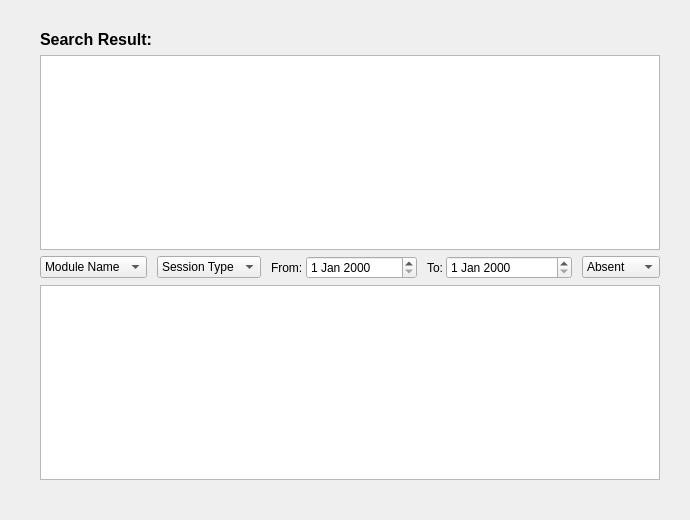
<?xml version="1.0" encoding="UTF-8"?>
<ui version="4.0">
 <class>Frame</class>
 <widget class="QFrame" name="Frame">
  <property name="geometry">
   <rect>
    <x>0</x>
    <y>0</y>
    <width>690</width>
    <height>520</height>
   </rect>
  </property>
  <property name="windowTitle">
   <string>Frame</string>
  </property>
  <layout class="QGridLayout" name="gridLayout" rowminimumheight="0,0,0,0">
   <property name="leftMargin">
    <number>40</number>
   </property>
   <property name="topMargin">
    <number>30</number>
   </property>
   <property name="rightMargin">
    <number>30</number>
   </property>
   <property name="bottomMargin">
    <number>40</number>
   </property>
   <item row="3" column="0">
    <widget class="QListView" name="attendance_listView"/>
   </item>
   <item row="1" column="0">
    <widget class="QTextBrowser" name="summary_textBrowser"/>
   </item>
   <item row="2" column="0">
    <layout class="QHBoxLayout" name="horizontalLayout" stretch="1,1,3,3,1">
     <property name="spacing">
      <number>10</number>
     </property>
     <item>
      <widget class="QComboBox" name="comboBox">
       <item>
        <property name="text">
         <string>Module Name</string>
        </property>
       </item>
      </widget>
     </item>
     <item>
      <widget class="QComboBox" name="comboBox_2">
       <item>
        <property name="text">
         <string>Session Type</string>
        </property>
       </item>
       <item>
        <property name="text">
         <string>Lecture</string>
        </property>
       </item>
       <item>
        <property name="text">
         <string>Tutorial</string>
        </property>
       </item>
       <item>
        <property name="text">
         <string>Lab/Seminar</string>
        </property>
       </item>
      </widget>
     </item>
     <item>
      <layout class="QHBoxLayout" name="horizontalLayout_2" stretch="1,8">
       <property name="spacing">
        <number>3</number>
       </property>
       <item>
        <widget class="QLabel" name="label">
         <property name="text">
          <string>From:</string>
         </property>
        </widget>
       </item>
       <item>
        <widget class="QDateEdit" name="dateEdit"/>
       </item>
      </layout>
     </item>
     <item>
      <layout class="QHBoxLayout" name="horizontalLayout_3" stretch="1,8">
       <property name="spacing">
        <number>3</number>
       </property>
       <item>
        <widget class="QLabel" name="label_2">
         <property name="text">
          <string>To:</string>
         </property>
        </widget>
       </item>
       <item>
        <widget class="QDateEdit" name="dateEdit_2"/>
       </item>
      </layout>
     </item>
     <item>
      <widget class="QComboBox" name="comboBox_5">
       <item>
        <property name="text">
         <string>Absent</string>
        </property>
       </item>
       <item>
        <property name="text">
         <string>Attended</string>
        </property>
       </item>
      </widget>
     </item>
    </layout>
   </item>
   <item row="0" column="0">
    <widget class="QLabel" name="frameName_TBS">
     <property name="font">
      <font>
       <pointsize>12</pointsize>
       <weight>75</weight>
       <bold>true</bold>
      </font>
     </property>
     <property name="text">
      <string>Search Result:</string>
     </property>
    </widget>
   </item>
  </layout>
 </widget>
 <resources/>
 <connections/>
</ui>
